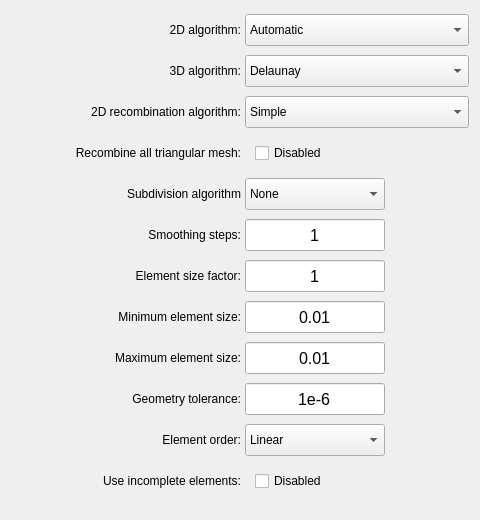
                <widget class="QFrame" name="frame_inputs_advanced">
                 <property name="minimumSize">
                  <size>
                   <width>480</width>
                   <height>520</height>
                  </size>
                 </property>
                 <property name="maximumSize">
                  <size>
                   <width>480</width>
                   <height>600</height>
                  </size>
                 </property>
                 <property name="frameShape">
                  <enum>QFrame::NoFrame</enum>
                 </property>
                 <property name="frameShadow">
                  <enum>QFrame::Raised</enum>
                 </property>
                 <layout class="QGridLayout" name="gridLayout_8">
                  <item row="0" column="0">
                   <widget class="QLabel" name="label_9">
                    <property name="minimumSize">
                     <size>
                      <width>230</width>
                      <height>32</height>
                     </size>
                    </property>
                    <property name="maximumSize">
                     <size>
                      <width>230</width>
                      <height>32</height>
                     </size>
                    </property>
                    <property name="styleSheet">
                     <string notr="true">font: 12pt &quot;Segoe UI&quot;;</string>
                    </property>
                    <property name="text">
                     <string>2D algorithm:</string>
                    </property>
                    <property name="alignment">
                     <set>Qt::AlignRight|Qt::AlignTrailing|Qt::AlignVCenter</set>
                    </property>
                   </widget>
                  </item>
                  <item row="0" column="1">
                   <widget class="QComboBox" name="comboBox_2D_algorithm">
                    <property name="minimumSize">
                     <size>
                      <width>224</width>
                      <height>32</height>
                     </size>
                    </property>
                    <property name="maximumSize">
                     <size>
                      <width>224</width>
                      <height>32</height>
                     </size>
                    </property>
                    <property name="styleSheet">
                     <string notr="true">font: 12pt &quot;Segoe UI&quot;;</string>
                    </property>
                    <item>
                     <property name="text">
                      <string>Automatic</string>
                     </property>
                    </item>
                    <item>
                     <property name="text">
                      <string>MeshAdapt</string>
                     </property>
                    </item>
                    <item>
                     <property name="text">
                      <string>Delaunay</string>
                     </property>
                    </item>
                    <item>
                     <property name="text">
                      <string>Frontal-Delaunay</string>
                     </property>
                    </item>
                    <item>
                     <property name="text">
                      <string>BAMG (exp.)</string>
                     </property>
                    </item>
                    <item>
                     <property name="text">
                      <string>Frontal-Delaunay for Quads (exp.)</string>
                     </property>
                    </item>
                    <item>
                     <property name="text">
                      <string>Packing of parallelograms (exp., planar only)</string>
                     </property>
                    </item>
                    <item>
                     <property name="text">
                      <string>Initial mesh only</string>
                     </property>
                    </item>
                   </widget>
                  </item>
                  <item row="1" column="0">
                   <widget class="QLabel" name="label_8">
                    <property name="minimumSize">
                     <size>
                      <width>230</width>
                      <height>32</height>
                     </size>
                    </property>
                    <property name="maximumSize">
                     <size>
                      <width>230</width>
                      <height>32</height>
                     </size>
                    </property>
                    <property name="styleSheet">
                     <string notr="true">font: 12pt &quot;Segoe UI&quot;;</string>
                    </property>
                    <property name="text">
                     <string>3D algorithm:</string>
                    </property>
                    <property name="alignment">
                     <set>Qt::AlignRight|Qt::AlignTrailing|Qt::AlignVCenter</set>
                    </property>
                   </widget>
                  </item>
                  <item row="1" column="1">
                   <widget class="QComboBox" name="comboBox_3D_algorithm">
                    <property name="minimumSize">
                     <size>
                      <width>224</width>
                      <height>32</height>
                     </size>
                    </property>
                    <property name="maximumSize">
                     <size>
                      <width>224</width>
                      <height>32</height>
                     </size>
                    </property>
                    <property name="styleSheet">
                     <string notr="true">font: 12pt &quot;Segoe UI&quot;;</string>
                    </property>
                    <item>
                     <property name="text">
                      <string>Delaunay</string>
                     </property>
                    </item>
                    <item>
                     <property name="text">
                      <string>Frontal</string>
                     </property>
                    </item>
                    <item>
                     <property name="text">
                      <string>HXT (exp.)</string>
                     </property>
                    </item>
                    <item>
                     <property name="text">
                      <string>MMG3D (exp., single volume only)</string>
                     </property>
                    </item>
                    <item>
                     <property name="text">
                      <string>Initial mesh only</string>
                     </property>
                    </item>
                   </widget>
                  </item>
                  <item row="2" column="0">
                   <widget class="QLabel" name="label_12">
                    <property name="minimumSize">
                     <size>
                      <width>230</width>
                      <height>32</height>
                     </size>
                    </property>
                    <property name="maximumSize">
                     <size>
                      <width>230</width>
                      <height>32</height>
                     </size>
                    </property>
                    <property name="styleSheet">
                     <string notr="true">font: 12pt &quot;Segoe UI&quot;;</string>
                    </property>
                    <property name="text">
                     <string>2D recombination algorithm:</string>
                    </property>
                    <property name="alignment">
                     <set>Qt::AlignRight|Qt::AlignTrailing|Qt::AlignVCenter</set>
                    </property>
                   </widget>
                  </item>
                  <item row="2" column="1">
                   <widget class="QComboBox" name="comboBox_2D_recomb_algorithm">
                    <property name="minimumSize">
                     <size>
                      <width>224</width>
                      <height>32</height>
                     </size>
                    </property>
                    <property name="maximumSize">
                     <size>
                      <width>224</width>
                      <height>32</height>
                     </size>
                    </property>
                    <property name="styleSheet">
                     <string notr="true">font: 12pt &quot;Segoe UI&quot;;</string>
                    </property>
                    <item>
                     <property name="text">
                      <string>Simple</string>
                     </property>
                    </item>
                    <item>
                     <property name="text">
                      <string>Blossom</string>
                     </property>
                    </item>
                    <item>
                     <property name="text">
                      <string>Simple Full-Quad</string>
                     </property>
                    </item>
                    <item>
                     <property name="text">
                      <string>Blossom Full-Quad</string>
                     </property>
                    </item>
                   </widget>
                  </item>
                  <item row="3" column="0">
                   <widget class="QLabel" name="label_10">
                    <property name="minimumSize">
                     <size>
                      <width>230</width>
                      <height>32</height>
                     </size>
                    </property>
                    <property name="maximumSize">
                     <size>
                      <width>230</width>
                      <height>32</height>
                     </size>
                    </property>
                    <property name="styleSheet">
                     <string notr="true">font: 12pt &quot;Segoe UI&quot;;</string>
                    </property>
                    <property name="text">
                     <string>Recombine all triangular mesh:</string>
                    </property>
                    <property name="alignment">
                     <set>Qt::AlignRight|Qt::AlignTrailing|Qt::AlignVCenter</set>
                    </property>
                   </widget>
                  </item>
                  <item row="3" column="1">
                   <widget class="QFrame" name="frame_23">
                    <property name="minimumSize">
                     <size>
                      <width>140</width>
                      <height>0</height>
                     </size>
                    </property>
                    <property name="maximumSize">
                     <size>
                      <width>140</width>
                      <height>16777215</height>
                     </size>
                    </property>
                    <property name="frameShape">
                     <enum>QFrame::NoFrame</enum>
                    </property>
                    <property name="frameShadow">
                     <enum>QFrame::Raised</enum>
                    </property>
                    <layout class="QGridLayout" name="gridLayout_9">
                     <property name="leftMargin">
                      <number>0</number>
                     </property>
                     <property name="topMargin">
                      <number>0</number>
                     </property>
                     <property name="rightMargin">
                      <number>0</number>
                     </property>
                     <property name="bottomMargin">
                      <number>0</number>
                     </property>
                     <property name="spacing">
                      <number>0</number>
                     </property>
                     <item row="0" column="0">
                      <widget class="QCheckBox" name="checkBox_recomb_all_triangular_mesh">
                       <property name="minimumSize">
                        <size>
                         <width>120</width>
                         <height>28</height>
                        </size>
                       </property>
                       <property name="maximumSize">
                        <size>
                         <width>120</width>
                         <height>28</height>
                        </size>
                       </property>
                       <property name="text">
                        <string>Disabled</string>
                       </property>
                      </widget>
                     </item>
                    </layout>
                   </widget>
                  </item>
                  <item row="4" column="0">
                   <widget class="QLabel" name="label_14">
                    <property name="minimumSize">
                     <size>
                      <width>230</width>
                      <height>32</height>
                     </size>
                    </property>
                    <property name="maximumSize">
                     <size>
                      <width>230</width>
                      <height>32</height>
                     </size>
                    </property>
                    <property name="styleSheet">
                     <string notr="true">font: 12pt &quot;Segoe UI&quot;;</string>
                    </property>
                    <property name="text">
                     <string>Subdivision algorithm</string>
                    </property>
                    <property name="alignment">
                     <set>Qt::AlignRight|Qt::AlignTrailing|Qt::AlignVCenter</set>
                    </property>
                   </widget>
                  </item>
                  <item row="4" column="1">
                   <widget class="QComboBox" name="comboBox_subdivision_algorithm">
                    <property name="minimumSize">
                     <size>
                      <width>140</width>
                      <height>32</height>
                     </size>
                    </property>
                    <property name="maximumSize">
                     <size>
                      <width>140</width>
                      <height>32</height>
                     </size>
                    </property>
                    <property name="styleSheet">
                     <string notr="true">font: 12pt &quot;Segoe UI&quot;;</string>
                    </property>
                    <item>
                     <property name="text">
                      <string>None</string>
                     </property>
                    </item>
                    <item>
                     <property name="text">
                      <string>All Quads</string>
                     </property>
                    </item>
                    <item>
                     <property name="text">
                      <string>All Hexas</string>
                     </property>
                    </item>
                   </widget>
                  </item>
                  <item row="5" column="0">
                   <widget class="QLabel" name="label_17">
                    <property name="minimumSize">
                     <size>
                      <width>230</width>
                      <height>32</height>
                     </size>
                    </property>
                    <property name="maximumSize">
                     <size>
                      <width>230</width>
                      <height>32</height>
                     </size>
                    </property>
                    <property name="styleSheet">
                     <string notr="true">font: 12pt &quot;Segoe UI&quot;;</string>
                    </property>
                    <property name="text">
                     <string>Smoothing steps:</string>
                    </property>
                    <property name="alignment">
                     <set>Qt::AlignRight|Qt::AlignTrailing|Qt::AlignVCenter</set>
                    </property>
                   </widget>
                  </item>
                  <item row="5" column="1">
                   <widget class="QLineEdit" name="lineEdit_smoothing_steps">
                    <property name="minimumSize">
                     <size>
                      <width>140</width>
                      <height>32</height>
                     </size>
                    </property>
                    <property name="maximumSize">
                     <size>
                      <width>140</width>
                      <height>32</height>
                     </size>
                    </property>
                    <property name="font">
                     <font>
                      <family>Segoe UI</family>
                      <pointsize>12</pointsize>
                      <weight>50</weight>
                      <italic>false</italic>
                      <bold>false</bold>
                     </font>
                    </property>
                    <property name="styleSheet">
                     <string notr="true">font: 12pt &quot;Segoe UI&quot;;</string>
                    </property>
                    <property name="text">
                     <string>1</string>
                    </property>
                    <property name="alignment">
                     <set>Qt::AlignCenter</set>
                    </property>
                   </widget>
                  </item>
                  <item row="6" column="0">
                   <widget class="QLabel" name="label_13">
                    <property name="minimumSize">
                     <size>
                      <width>230</width>
                      <height>32</height>
                     </size>
                    </property>
                    <property name="maximumSize">
                     <size>
                      <width>230</width>
                      <height>32</height>
                     </size>
                    </property>
                    <property name="styleSheet">
                     <string notr="true">font: 12pt &quot;Segoe UI&quot;;</string>
                    </property>
                    <property name="text">
                     <string>Element size factor:</string>
                    </property>
                    <property name="alignment">
                     <set>Qt::AlignRight|Qt::AlignTrailing|Qt::AlignVCenter</set>
                    </property>
                   </widget>
                  </item>
                  <item row="6" column="1">
                   <widget class="QLineEdit" name="lineEdit_size_factor_adv">
                    <property name="minimumSize">
                     <size>
                      <width>140</width>
                      <height>32</height>
                     </size>
                    </property>
                    <property name="maximumSize">
                     <size>
                      <width>140</width>
                      <height>32</height>
                     </size>
                    </property>
                    <property name="font">
                     <font>
                      <family>Segoe UI</family>
                      <pointsize>12</pointsize>
                      <weight>50</weight>
                      <italic>false</italic>
                      <bold>false</bold>
                     </font>
                    </property>
                    <property name="styleSheet">
                     <string notr="true">font: 12pt &quot;Segoe UI&quot;;</string>
                    </property>
                    <property name="text">
                     <string>1</string>
                    </property>
                    <property name="alignment">
                     <set>Qt::AlignCenter</set>
                    </property>
                   </widget>
                  </item>
                  <item row="7" column="0">
                   <widget class="QLabel" name="label_11">
                    <property name="minimumSize">
                     <size>
                      <width>230</width>
                      <height>32</height>
                     </size>
                    </property>
                    <property name="maximumSize">
                     <size>
                      <width>230</width>
                      <height>32</height>
                     </size>
                    </property>
                    <property name="styleSheet">
                     <string notr="true">font: 12pt &quot;Segoe UI&quot;;</string>
                    </property>
                    <property name="text">
                     <string>Minimum element size:</string>
                    </property>
                    <property name="alignment">
                     <set>Qt::AlignRight|Qt::AlignTrailing|Qt::AlignVCenter</set>
                    </property>
                   </widget>
                  </item>
                  <item row="7" column="1">
                   <widget class="QLineEdit" name="lineEdit_minimum_element_size_adv">
                    <property name="minimumSize">
                     <size>
                      <width>140</width>
                      <height>32</height>
                     </size>
                    </property>
                    <property name="maximumSize">
                     <size>
                      <width>140</width>
                      <height>32</height>
                     </size>
                    </property>
                    <property name="font">
                     <font>
                      <family>Segoe UI</family>
                      <pointsize>12</pointsize>
                      <weight>50</weight>
                      <italic>false</italic>
                      <bold>false</bold>
                     </font>
                    </property>
                    <property name="styleSheet">
                     <string notr="true">font: 12pt &quot;Segoe UI&quot;;
</string>
                    </property>
                    <property name="text">
                     <string>0.01</string>
                    </property>
                    <property name="alignment">
                     <set>Qt::AlignCenter</set>
                    </property>
                   </widget>
                  </item>
                  <item row="8" column="0">
                   <widget class="QLabel" name="label_20">
                    <property name="minimumSize">
                     <size>
                      <width>230</width>
                      <height>32</height>
                     </size>
                    </property>
                    <property name="maximumSize">
                     <size>
                      <width>230</width>
                      <height>32</height>
                     </size>
                    </property>
                    <property name="styleSheet">
                     <string notr="true">font: 12pt &quot;Segoe UI&quot;;</string>
                    </property>
                    <property name="text">
                     <string>Maximum element size:</string>
                    </property>
                    <property name="alignment">
                     <set>Qt::AlignRight|Qt::AlignTrailing|Qt::AlignVCenter</set>
                    </property>
                   </widget>
                  </item>
                  <item row="8" column="1">
                   <widget class="QLineEdit" name="lineEdit_maximum_element_size_adv">
                    <property name="minimumSize">
                     <size>
                      <width>140</width>
                      <height>32</height>
                     </size>
                    </property>
                    <property name="maximumSize">
                     <size>
                      <width>140</width>
                      <height>32</height>
                     </size>
                    </property>
                    <property name="font">
                     <font>
                      <family>Segoe UI</family>
                      <pointsize>12</pointsize>
                      <weight>50</weight>
                      <italic>false</italic>
                      <bold>false</bold>
                     </font>
                    </property>
                    <property name="styleSheet">
                     <string notr="true">font: 12pt &quot;Segoe UI&quot;;</string>
                    </property>
                    <property name="text">
                     <string>0.01</string>
                    </property>
                    <property name="alignment">
                     <set>Qt::AlignCenter</set>
                    </property>
                   </widget>
                  </item>
                  <item row="9" column="0">
                   <widget class="QLabel" name="label_5">
                    <property name="minimumSize">
                     <size>
                      <width>230</width>
                      <height>32</height>
                     </size>
                    </property>
                    <property name="maximumSize">
                     <size>
                      <width>230</width>
                      <height>32</height>
                     </size>
                    </property>
                    <property name="styleSheet">
                     <string notr="true">font: 12pt &quot;Segoe UI&quot;;</string>
                    </property>
                    <property name="text">
                     <string>Geometry tolerance:</string>
                    </property>
                    <property name="alignment">
                     <set>Qt::AlignRight|Qt::AlignTrailing|Qt::AlignVCenter</set>
                    </property>
                   </widget>
                  </item>
                  <item row="9" column="1">
                   <widget class="QLineEdit" name="lineEdit_geometry_tolerance_adv">
                    <property name="minimumSize">
                     <size>
                      <width>140</width>
                      <height>32</height>
                     </size>
                    </property>
                    <property name="maximumSize">
                     <size>
                      <width>140</width>
                      <height>32</height>
                     </size>
                    </property>
                    <property name="font">
                     <font>
                      <family>Segoe UI</family>
                      <pointsize>12</pointsize>
                      <weight>50</weight>
                      <italic>false</italic>
                      <bold>false</bold>
                     </font>
                    </property>
                    <property name="styleSheet">
                     <string notr="true">font: 12pt &quot;Segoe UI&quot;;</string>
                    </property>
                    <property name="text">
                     <string>1e-6</string>
                    </property>
                    <property name="alignment">
                     <set>Qt::AlignCenter</set>
                    </property>
                   </widget>
                  </item>
                  <item row="10" column="0">
                   <widget class="QLabel" name="label_15">
                    <property name="minimumSize">
                     <size>
                      <width>230</width>
                      <height>32</height>
                     </size>
                    </property>
                    <property name="maximumSize">
                     <size>
                      <width>230</width>
                      <height>32</height>
                     </size>
                    </property>
                    <property name="styleSheet">
                     <string notr="true">font: 12pt &quot;Segoe UI&quot;;</string>
                    </property>
                    <property name="text">
                     <string>Element order:</string>
                    </property>
                    <property name="alignment">
                     <set>Qt::AlignRight|Qt::AlignTrailing|Qt::AlignVCenter</set>
                    </property>
                   </widget>
                  </item>
                  <item row="10" column="1">
                   <widget class="QComboBox" name="comboBox_element_order">
                    <property name="minimumSize">
                     <size>
                      <width>140</width>
                      <height>32</height>
                     </size>
                    </property>
                    <property name="maximumSize">
                     <size>
                      <width>140</width>
                      <height>32</height>
                     </size>
                    </property>
                    <property name="styleSheet">
                     <string notr="true">font: 12pt &quot;Segoe UI&quot;;</string>
                    </property>
                    <item>
                     <property name="text">
                      <string>Linear</string>
                     </property>
                    </item>
                    <item>
                     <property name="text">
                      <string>Quadratic</string>
                     </property>
                    </item>
                    <item>
                     <property name="text">
                      <string>Cubic</string>
                     </property>
                    </item>
                   </widget>
                  </item>
                  <item row="11" column="0">
                   <widget class="QLabel" name="label_16">
                    <property name="minimumSize">
                     <size>
                      <width>230</width>
                      <height>32</height>
                     </size>
                    </property>
                    <property name="maximumSize">
                     <size>
                      <width>230</width>
                      <height>32</height>
                     </size>
                    </property>
                    <property name="styleSheet">
                     <string notr="true">font: 12pt &quot;Segoe UI&quot;;</string>
                    </property>
                    <property name="text">
                     <string>Use incomplete elements:</string>
                    </property>
                    <property name="alignment">
                     <set>Qt::AlignRight|Qt::AlignTrailing|Qt::AlignVCenter</set>
                    </property>
                   </widget>
                  </item>
                  <item row="11" column="1">
                   <widget class="QFrame" name="frame_24">
                    <property name="minimumSize">
                     <size>
                      <width>140</width>
                      <height>0</height>
                     </size>
                    </property>
                    <property name="maximumSize">
                     <size>
                      <width>140</width>
                      <height>16777215</height>
                     </size>
                    </property>
                    <property name="frameShape">
                     <enum>QFrame::NoFrame</enum>
                    </property>
                    <property name="frameShadow">
                     <enum>QFrame::Raised</enum>
                    </property>
                    <layout class="QGridLayout" name="gridLayout_10">
                     <property name="leftMargin">
                      <number>0</number>
                     </property>
                     <property name="topMargin">
                      <number>0</number>
                     </property>
                     <property name="rightMargin">
                      <number>0</number>
                     </property>
                     <property name="bottomMargin">
                      <number>0</number>
                     </property>
                     <property name="spacing">
                      <number>0</number>
                     </property>
                     <item row="0" column="0">
                      <widget class="QCheckBox" name="checkBox_use_incomplete_elements">
                       <property name="minimumSize">
                        <size>
                         <width>120</width>
                         <height>28</height>
                        </size>
                       </property>
                       <property name="maximumSize">
                        <size>
                         <width>120</width>
                         <height>28</height>
                        </size>
                       </property>
                       <property name="text">
                        <string>Disabled</string>
                       </property>
                      </widget>
                     </item>
                    </layout>
                   </widget>
                  </item>
                 </layout>
                </widget>
